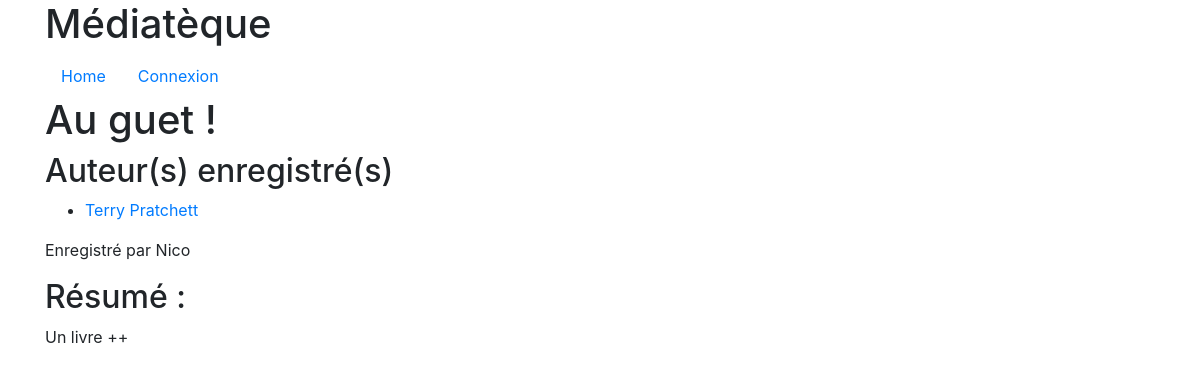
Page /media.php?idMedia=1 on the committed database.
### tables this page shows
CREATE TABLE IF NOT EXISTS `media` (
  `id` int(11) NOT NULL AUTO_INCREMENT,
  `utilisateur_id` int(11) DEFAULT NULL,
  `titre` varchar(255) DEFAULT NULL,
  `dateCreate` datetime DEFAULT NULL,
  `resume` text,
  PRIMARY KEY (`id`)
);

CREATE TABLE IF NOT EXISTS `utilisateur` (
  `id` int(11) NOT NULL AUTO_INCREMENT,
  `nom` varchar(255) DEFAULT NULL,
  `prenom` varchar(255) DEFAULT NULL,
  `pseudo` varchar(255) DEFAULT NULL,
  `email` varchar(255) DEFAULT NULL,
  `motdepasse` varchar(255) DEFAULT NULL,
  PRIMARY KEY (`id`)
);

### functions/sql.php (called while the page is built, shortened)
<?php
 function openConn($dbHost = "localhost", $dbUser = "20200727", $dbPass = "admin", $db = "20200727"){
    $conn = mysqli_connect($dbHost, $dbUser, $dbPass, $db) or die("message : " . $conn->error);
    return $conn;
 }
 function selectBDD($sql){
    $link = openConn();
    $result = mysqli_query($link, $sql);
    return $result;
 }
?>

### functions/functions.php (called while the page is built, shortened)
<?php
function afficheMedia($idMedia){
    $sql = "SELECT
                `m`.`id`,`m`.`utilisateur_id`, `m`.`titre`, `m`.`dateCreate`, `m`.`resume`,
                CONCAT(`a`.`prenom`, ' ', `a`.`nom`) AS `prenomNom`, `a`.`id` AS `idAuteur`
            FROM
                `media` `m` LEFT JOIN
                `auteur_media` `am` ON `m`.`id` = `am`.`idmedia` LEFT JOIN
                `auteur` `a` ON `am`.`idauteur` = `a`.`id`
            WHERE
                `m`.`id` = " . htmlspecialchars(addslashes($idMedia)) . ";";
    $result = selectBDD($sql);
    return $result;
}
function searchUser($idUtilisateur = ""){
    $pseudoUtilisateur = "anonyme";
    if($idUtilisateur !== ""){
        $sql = "SELECT
                    `pseudo`
                FROM
                    `utilisateur`
                WHERE `id` = " . $idUtilisateur . ";";
        $result = selectBDD($sql);
        $nbRows = (!$result)? 0 : mysqli_num_rows($result);
        $pseudoUtilisateur = ($nbRows > 0) ? mysqli_fetch_assoc($result)["pseudo"] : " un utilisateur";
    }
    return ($idUtilisateur === "")? $pseudoUtilisateur : $pseudoUtilisateur;
}
?>

### media.php (the view, shortened to what this page needs)
<?php
include "./functions/functions.php";
include "./functions/sql.php";
$listAuteurAssoc = "";
if( isset( $_GET["idMedia"] ) && $_GET["idMedia"] !== "" ){
    $idMedia = $_GET["idMedia"];
    $result = afficheMedia($idMedia);
    $i = 0;
    $nbRows = (!$result)? 0 : mysqli_num_rows($result);
    if($nbRows === 0){
        $tabMedia = ["error"=>"Pas d'enregistrement pour l'id : \"".$idMedia."\""];
    }else{
        $listAuteurAssoc = $listAuteurAssoc . "<h2>Auteur(s) enregistré(s)</h2>";
        $listAuteurAssoc = $listAuteurAssoc . "<ul>";
        while($i < $nbRows){
            $tabMedia = mysqli_fetch_assoc($result);
            if($tabMedia["prenomNom"] !== NULL){
                $listAuteurAssoc = $listAuteurAssoc . "<li>";
                $listAuteurAssoc = $listAuteurAssoc . "<a href=\"./auteur.php?idAuteur=" . $tabMedia["idAuteur"] . "\">";
                $listAuteurAssoc = $listAuteurAssoc . utf8_encode($tabMedia["prenomNom"]);
                $listAuteurAssoc = $listAuteurAssoc . "</a>";
                $listAuteurAssoc = $listAuteurAssoc . "</li>";
            }
            $i++;
        }
        $listAuteurAssoc = $listAuteurAssoc . "</ul>";
    }
}else{
    header("location: ./index.php");
    exit();
}
?>
<!doctype html>
<html>
    <head>
        <?php include "./includes/bootstrap.php"; ?>
    </head>
    <body class="container">
        <?php include "./includes/menu.php"; ?>
        <section class="row">
            <article class="col-lg-12">
                <?php if(array_key_exists("error", $tabMedia)): ?>
                    <div class="alert alert-warning" role="alert">
                        <?php echo $tabMedia["error"]; ?>
                    </div>
                <?php else: ?>
                    <h1><?php echo utf8_encode($tabMedia["titre"]); ?></h1>
                    <?php echo $listAuteurAssoc; ?>
                    <p>
                        Enregistré par <?php echo searchUser($tabMedia["utilisateur_id"]); ?>
                    </p>
                    <h2>Résumé :</h2>
                    <p>
                    <?php echo utf8_encode($tabMedia["resume"]); ?>
                    </p>
                <?php endif ?>
            </article>
        </section>
    </body>
</html>

### rows in the picture
media: titre "Au guet !", utilisateur.pseudo "Nico", resume "Un livre ++"

### other values in the picture
$listAuteurAssoc "Terry Pratchett"
